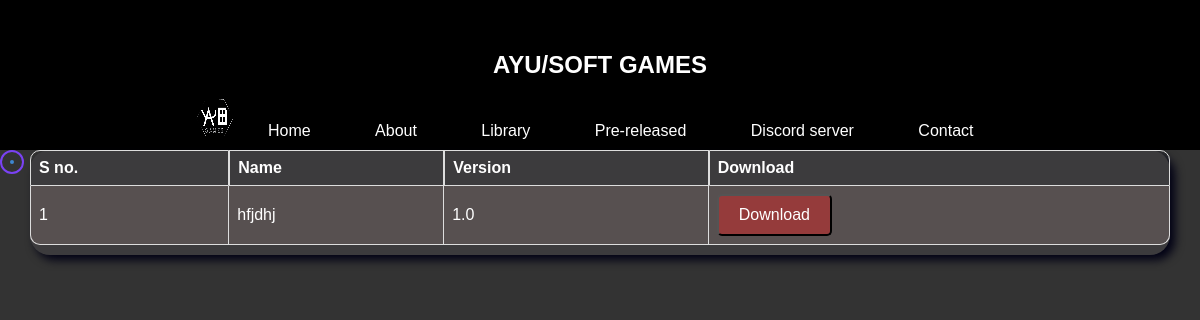
Page /prerelease on the earlier database version.
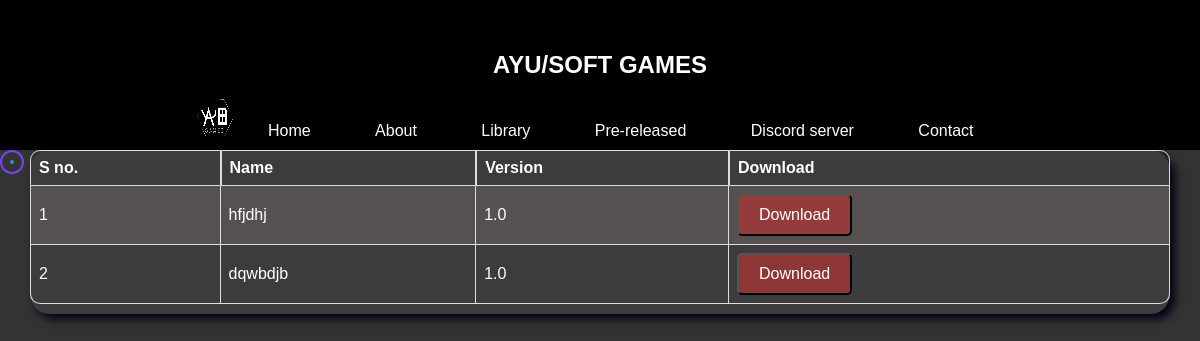
Same page on the later database version.
### views.py (models this page shows, shortened)
class PreGames(db.Model):
    id = db.Column(db.Integer, primary_key=True)
    name = db.Column(db.String(200), nullable=False)
    version = db.Column(db.Float(), nullable=False)
    link = db.Column(db.String(300), nullable=False)

### views.py (the view)
@app.route("/prerelease")
def prerelease():
    pregames = PreGames.query.all()
    return render_template('prereleases.html', title="Pre Release", games=pregames)

### templates/prereleases.html
{% extends "layout.html" %}
{% block content %}
<table>
    <tr>
        <th>S no.</th>
        <th>Name</th>
        <th>Version</th>
        <th>Download</th>
    </tr>
    {%for game in games%}
    <tr>
        <td>{{game.id}}</td>
        <td>{{game.name}}</td>
        <td>{{game.version}}</td>
        <td><button class = "button red"onclick="window.location.href='{{game.link}}'">Download</button></td>
    </tr>
    {%endfor%}
</table>
{% endblock %}

Differences in the rows shown:
added PreGames: id "2", name "dqwbdjb", version "1.0"
